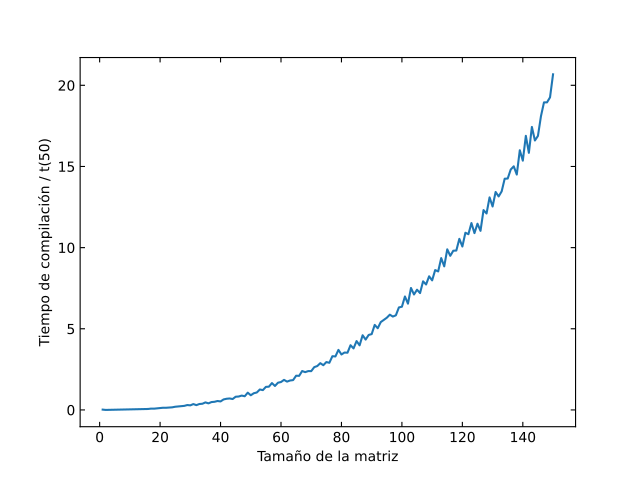

Recreate this plot in Python.
import numpy as np # para leer los datos y guardarlos en arreglos
import matplotlib.pyplot as plt
import sys

# leer los datos
N, t = np.genfromtxt(sys.argv[1], unpack=True)

# dibujar y guardar a un pdf
fig, ax = plt.subplots()
ax.plot(N, t) #N en x, t en y

#ax.legend() #que aparezcan los labels


# TODO labels
ax.set_ylabel("Tiempo de compilación / t(50)")
ax.set_xlabel("Tamaño de la matriz")


# TODO : Escala log en x y en y 
#ax.set_yscale("log")
#ax.set_xscale("log")


plt.tick_params(top=True, right=True, direction = "in")
# Imprimir la figura
fig.savefig("plot.pdf")
